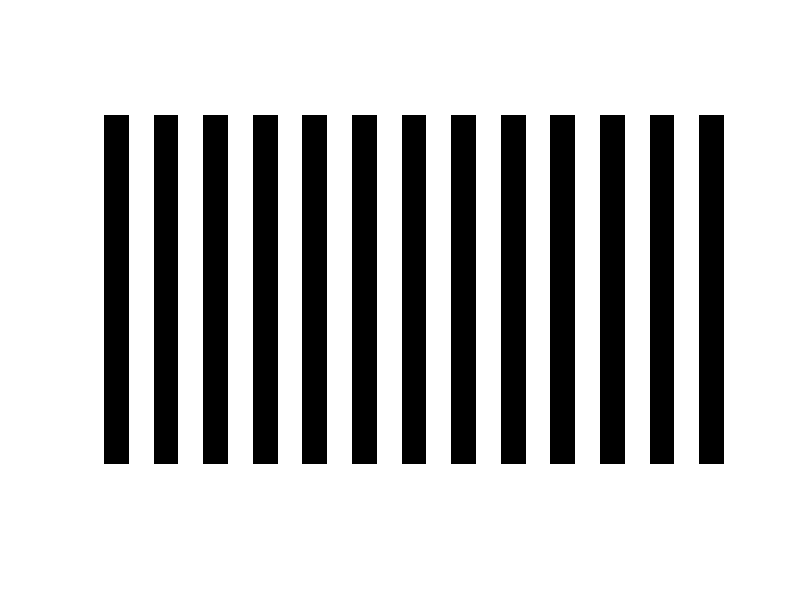

The MATLAB source for this figure:
% MakeContrastImage.
%
% This code makes vertical black and white stripe contrast image. 

% History:
%    08/14/23   smo   Wrote it.

%% Define image dimensions
imageWidth = 1920;
imageHeight = 1080;

% Create a blank image with white background
image = ones(imageHeight, imageWidth);

% Define the number of stripes and total stripe width
%
% Set numStripes = 50 (18 cpd) / 34 (12 cpd) / 25 (9 cpd) 17 (6 cpd) / 9 (3
% cpd). This is the number when measuring the printed pattern outside the
% SACCSFA room, on the hallway of 4th floor at Goddard.
%
% Set numStripes = 150 (18 cpd) / 100 (12 cpd) / 75 (9 cpd) / 50 (6 cpd)/ 25 (3 cpd). 
numStripes = 25;
totalStripeWidth = imageWidth / numStripes;

%% Generate the alternating black and white stripes
for i = 1:numStripes
    startColumn = round((i - 1) * totalStripeWidth) + 1;
    endColumn = round(i * totalStripeWidth);
    
    % Set the pixels within the black stripe to black
    if mod(i, 2) == 1
        image(:, startColumn:endColumn) = 0;
    end
end

%% Display the image
figure;
imshow(image);

%% Save the image.
SAVEIMAGE = true;
if (SAVEIMAGE)
    imwrite(image,'image.tiff');
end